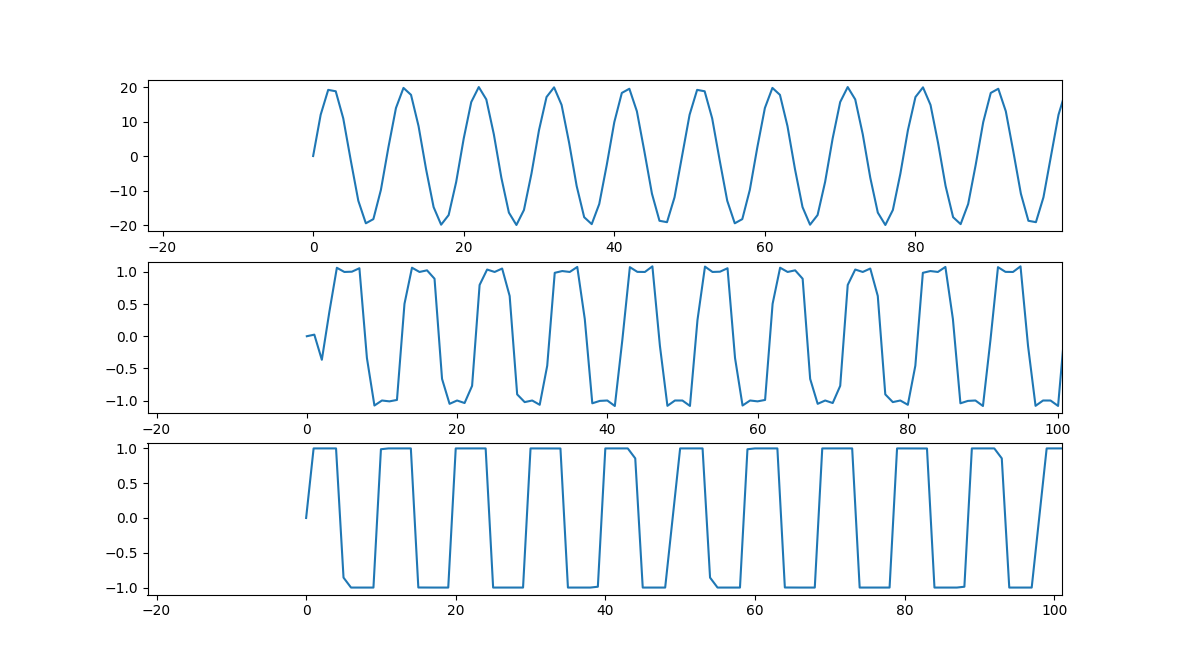

Python code for this plot:
from cmath import pi, sin, tanh
import matplotlib.pyplot as mplt

def processingFunction(x):
    return tanh(x)

def fourthOrderLagrange(x, yn1, y0, y1, y2):

    z = x - 0.5
    
    even1 = yn1 + y2; odd1 = yn1 - y2
    even2 = y0 + y1; odd2 = y0 - y1

    c0 = ((9/16) * even2) - ((1/16)*even1)
    c1 = ((1/24) * odd1) - ((9/8) * odd2)
    c2 = ((1/4) * (even1 - even2))
    c3 = (0.5 * odd2 - ((1/6) * odd1 ))

    return (((c3 * z + c2) * z + c1) * z + c0)

############ ############ ############ ############
####### ############ ############ ############ ####
############ ############ ############ ############

sampleRate = 44100.0
dt = 1.0 / sampleRate

testDurationInSeconds = 0.01
testDurationInSamples = int( testDurationInSeconds * sampleRate )

sampleData = [0.0] * testDurationInSamples
controlData = [0.0] * testDurationInSamples
outputSamples = [0.0] * testDurationInSamples

upSamplingRatio = 8
interpolationOrder = 4

inputSamples = [0.0] * interpolationOrder
upwardInterpolatedSamps = [0.0] * upSamplingRatio
downwardInterpolatedSamps = [ [0.0] * interpolationOrder  for _ in range(upSamplingRatio - 1) ]

decimationScalar = 1.0 / upSamplingRatio

############ ############ ############ ############
####### ############ ############ ############ ####
############ ############ ############ ############

f = 4500.0
t = 0.0
histo = 0.0
testNumber = 0.0
for i in range(testDurationInSamples):

    sampleData[i] = 20.0 * sin( 2.0 * pi * f * t ).real
    t += dt
    
    controlData[i] = processingFunction( sampleData[i] )

    inputSamples[3] = sampleData[i]

    ############ ############ ############ ############

    fractionalDelay = decimationScalar
    for k in range( upSamplingRatio - 1 ):
        upwardInterpolatedSamps[k] = fourthOrderLagrange( fractionalDelay, inputSamples[0], inputSamples[1], inputSamples[2], inputSamples[3] )
        fractionalDelay += decimationScalar
    upwardInterpolatedSamps[upSamplingRatio - 1] = inputSamples[2]

    ############ ############ ############ ############

    outputTemp = processingFunction( histo )

    fractionalDelay = decimationScalar
    for g in range( 1, upSamplingRatio - 1 ):
        downwardInterpolatedSamps[g][0] = processingFunction( upwardInterpolatedSamps[g] )
        outputTemp += fourthOrderLagrange( fractionalDelay, downwardInterpolatedSamps[g][0], downwardInterpolatedSamps[g][1], downwardInterpolatedSamps[g][2], downwardInterpolatedSamps[g][3] )
        fractionalDelay += decimationScalar
    testNumber = fractionalDelay
    outputSamples[i] = outputTemp / 7.0

    ############ ############ ############ ############

    for j in range( 0, interpolationOrder - 1 ):
        inputSamples[j] =  inputSamples[j + 1]

    for d in range( 0, upSamplingRatio - 1 ):   
        for j in range( interpolationOrder - 1, 0, -1 ):
            downwardInterpolatedSamps[d][j] =  downwardInterpolatedSamps[d][j - 1]
    histo = upwardInterpolatedSamps[0]

############ ############ ############ ############
####### ############ ############ ########### #####
############ ############ ############ ############

fig, (ax1, ax2, ax3) = mplt.subplots(3)

ax1.plot(sampleData)
ax2.plot(outputSamples)
ax3.plot(controlData)

mplt.show()
